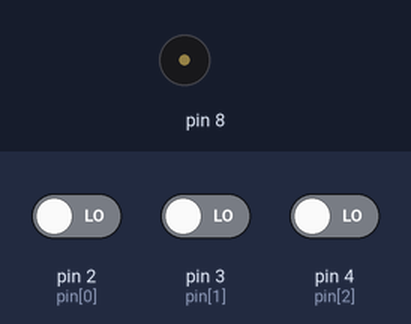
Bench run of a sketch on a simulated Arduino Uno, built with avr-gcc and run on an emulated ATmega328P. Parts: buzzer (waves = sounding). The inputs (shaded band) are chosen by the test bench; at power-on: pin 2 (pin[0]) LOW, pin 3 (pin[1]) LOW, pin 4 (pin[2]) LOW.

Above: at 1.2 s.
1.3 s: pin 2 (pin[0]) driven HIGH
At 2.5 s:
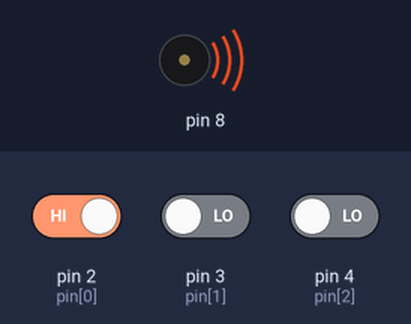
Timing chart, 0 to 4.3 s (numbered marks = the images above; inputs shaded):
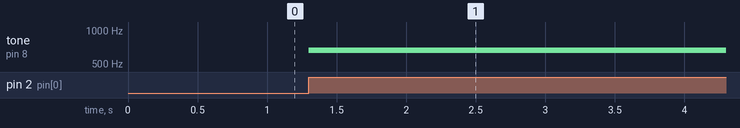

The sketch:

E07_speak_SW.ino
```cpp
#define MI 659
#define SOL 784
#define LA 880
int pin[]={2,3,4}; //버튼 입력핀
int note[]={MI, SOL, LA}; // 음계 배열
void setup() { //2,3,4번핀을 입력핀으로 사용
  for(int i=2;i<5;i++){
  pinMode(pin[i],INPUT);
  }
}
void loop() {
    if(digitalRead(pin[0])==HIGH){
    tone(8,note[0],20);
    }
    if(digitalRead(pin[1])==HIGH){
    tone(8,note[1],20);
    }
    if(digitalRead(pin[2])==HIGH){
    tone(8,note[2],20);
    }
}
```

Measured:
- after the input at 1.3 s, tone on pin 8: silent → 659 Hz at once
